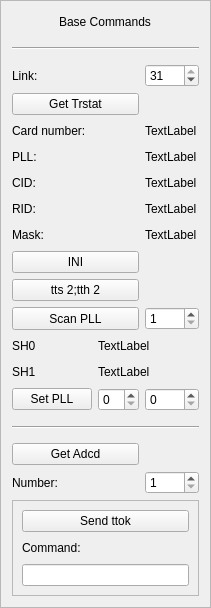
     <widget class="QFrame" name="frame_3">
      <property name="sizePolicy">
       <sizepolicy hsizetype="Preferred" vsizetype="Minimum">
        <horstretch>0</horstretch>
        <verstretch>0</verstretch>
       </sizepolicy>
      </property>
      <property name="minimumSize">
       <size>
        <width>200</width>
        <height>0</height>
       </size>
      </property>
      <property name="frameShape">
       <enum>QFrame::Shape::StyledPanel</enum>
      </property>
      <property name="frameShadow">
       <enum>QFrame::Shadow::Raised</enum>
      </property>
      <layout class="QVBoxLayout" name="verticalLayout_3">
       <property name="sizeConstraint">
        <enum>QLayout::SizeConstraint::SetMinimumSize</enum>
       </property>
       <item alignment="Qt::AlignmentFlag::AlignHCenter">
        <widget class="QLabel" name="base_commands_label">
         <property name="enabled">
          <bool>true</bool>
         </property>
         <property name="sizePolicy">
          <sizepolicy hsizetype="Minimum" vsizetype="Fixed">
           <horstretch>0</horstretch>
           <verstretch>0</verstretch>
          </sizepolicy>
         </property>
         <property name="minimumSize">
          <size>
           <width>120</width>
           <height>20</height>
          </size>
         </property>
         <property name="maximumSize">
          <size>
           <width>120</width>
           <height>20</height>
          </size>
         </property>
         <property name="baseSize">
          <size>
           <width>0</width>
           <height>0</height>
          </size>
         </property>
         <property name="layoutDirection">
          <enum>Qt::LayoutDirection::LeftToRight</enum>
         </property>
         <property name="frameShape">
          <enum>QFrame::Shape::NoFrame</enum>
         </property>
         <property name="text">
          <string>Base Commands</string>
         </property>
         <property name="scaledContents">
          <bool>false</bool>
         </property>
         <property name="alignment">
          <set>Qt::AlignmentFlag::AlignCenter</set>
         </property>
         <property name="wordWrap">
          <bool>false</bool>
         </property>
        </widget>
       </item>
       <item>
        <widget class="Line" name="line">
         <property name="minimumSize">
          <size>
           <width>0</width>
           <height>20</height>
          </size>
         </property>
         <property name="orientation">
          <enum>Qt::Orientation::Horizontal</enum>
         </property>
        </widget>
       </item>
       <item>
        <layout class="QGridLayout" name="gridLayout_2">
         <property name="sizeConstraint">
          <enum>QLayout::SizeConstraint::SetFixedSize</enum>
         </property>
         <item row="8" column="2">
          <widget class="ColoredCircleWidget" name="tts_tth_led" native="true"/>
         </item>
         <item row="8" column="0" colspan="2">
          <widget class="QPushButton" name="tts_tth_btn">
           <property name="sizePolicy">
            <sizepolicy hsizetype="Minimum" vsizetype="Minimum">
             <horstretch>0</horstretch>
             <verstretch>0</verstretch>
            </sizepolicy>
           </property>
           <property name="minimumSize">
            <size>
             <width>40</width>
             <height>20</height>
            </size>
           </property>
           <property name="text">
            <string>tts 2;tth 2</string>
           </property>
           <attribute name="buttonGroup">
            <string notr="true">buttonGroup</string>
           </attribute>
          </widget>
         </item>
         <item row="1" column="0" colspan="2">
          <widget class="QPushButton" name="trstat_btn">
           <property name="sizePolicy">
            <sizepolicy hsizetype="Minimum" vsizetype="Minimum">
             <horstretch>0</horstretch>
             <verstretch>0</verstretch>
            </sizepolicy>
           </property>
           <property name="minimumSize">
            <size>
             <width>40</width>
             <height>20</height>
            </size>
           </property>
           <property name="text">
            <string>Get Trstat</string>
           </property>
           <property name="default">
            <bool>false</bool>
           </property>
           <property name="flat">
            <bool>false</bool>
           </property>
           <attribute name="buttonGroup">
            <string notr="true">buttonGroup</string>
           </attribute>
          </widget>
         </item>
         <item row="5" column="0" colspan="2">
          <widget class="QLabel" name="rid_label">
           <property name="sizePolicy">
            <sizepolicy hsizetype="Minimum" vsizetype="Minimum">
             <horstretch>0</horstretch>
             <verstretch>0</verstretch>
            </sizepolicy>
           </property>
           <property name="minimumSize">
            <size>
             <width>40</width>
             <height>20</height>
            </size>
           </property>
           <property name="text">
            <string>RID:</string>
           </property>
          </widget>
         </item>
         <item row="3" column="0" colspan="2">
          <widget class="QLabel" name="pll_label">
           <property name="sizePolicy">
            <sizepolicy hsizetype="Minimum" vsizetype="Minimum">
             <horstretch>0</horstretch>
             <verstretch>0</verstretch>
            </sizepolicy>
           </property>
           <property name="minimumSize">
            <size>
             <width>40</width>
             <height>20</height>
            </size>
           </property>
           <property name="text">
            <string>PLL:</string>
           </property>
          </widget>
         </item>
         <item row="0" column="0" colspan="2">
          <widget class="QLabel" name="link_label">
           <property name="sizePolicy">
            <sizepolicy hsizetype="Minimum" vsizetype="Minimum">
             <horstretch>0</horstretch>
             <verstretch>0</verstretch>
            </sizepolicy>
           </property>
           <property name="minimumSize">
            <size>
             <width>40</width>
             <height>20</height>
            </size>
           </property>
           <property name="text">
            <string>Link:</string>
           </property>
          </widget>
         </item>
         <item row="14" column="0" colspan="2">
          <widget class="QPushButton" name="adcd_btn">
           <property name="sizePolicy">
            <sizepolicy hsizetype="Minimum" vsizetype="Minimum">
             <horstretch>0</horstretch>
             <verstretch>0</verstretch>
            </sizepolicy>
           </property>
           <property name="minimumSize">
            <size>
             <width>40</width>
             <height>20</height>
            </size>
           </property>
           <property name="text">
            <string>Get Adcd</string>
           </property>
           <attribute name="buttonGroup">
            <string notr="true">buttonGroup</string>
           </attribute>
          </widget>
         </item>
         <item row="15" column="0" colspan="2">
          <widget class="QLabel" name="adcd_number_label">
           <property name="sizePolicy">
            <sizepolicy hsizetype="Minimum" vsizetype="Minimum">
             <horstretch>0</horstretch>
             <verstretch>0</verstretch>
            </sizepolicy>
           </property>
           <property name="minimumSize">
            <size>
             <width>40</width>
             <height>20</height>
            </size>
           </property>
           <property name="text">
            <string>Number:</string>
           </property>
          </widget>
         </item>
         <item row="1" column="2">
          <widget class="ColoredCircleWidget" name="trstat_led" native="true"/>
         </item>
         <item row="2" column="0" colspan="2">
          <widget class="QLabel" name="card_number_label">
           <property name="sizePolicy">
            <sizepolicy hsizetype="Minimum" vsizetype="Minimum">
             <horstretch>0</horstretch>
             <verstretch>0</verstretch>
            </sizepolicy>
           </property>
           <property name="minimumSize">
            <size>
             <width>40</width>
             <height>20</height>
            </size>
           </property>
           <property name="text">
            <string>Card number:</string>
           </property>
          </widget>
         </item>
         <item row="5" column="2">
          <widget class="QLabel" name="rid_value_label">
           <property name="sizePolicy">
            <sizepolicy hsizetype="Minimum" vsizetype="Minimum">
             <horstretch>0</horstretch>
             <verstretch>0</verstretch>
            </sizepolicy>
           </property>
           <property name="minimumSize">
            <size>
             <width>40</width>
             <height>20</height>
            </size>
           </property>
           <property name="text">
            <string>TextLabel</string>
           </property>
          </widget>
         </item>
         <item row="6" column="0" colspan="2">
          <widget class="QLabel" name="mask_label">
           <property name="sizePolicy">
            <sizepolicy hsizetype="Minimum" vsizetype="Minimum">
             <horstretch>0</horstretch>
             <verstretch>0</verstretch>
            </sizepolicy>
           </property>
           <property name="minimumSize">
            <size>
             <width>40</width>
             <height>20</height>
            </size>
           </property>
           <property name="text">
            <string>Mask:</string>
           </property>
          </widget>
         </item>
         <item row="4" column="2">
          <widget class="QLabel" name="cid_value_label">
           <property name="sizePolicy">
            <sizepolicy hsizetype="Minimum" vsizetype="Minimum">
             <horstretch>0</horstretch>
             <verstretch>0</verstretch>
            </sizepolicy>
           </property>
           <property name="minimumSize">
            <size>
             <width>40</width>
             <height>20</height>
            </size>
           </property>
           <property name="text">
            <string>TextLabel</string>
           </property>
          </widget>
         </item>
         <item row="13" column="0" colspan="3">
          <widget class="Line" name="line_8">
           <property name="sizePolicy">
            <sizepolicy hsizetype="Minimum" vsizetype="Minimum">
             <horstretch>0</horstretch>
             <verstretch>0</verstretch>
            </sizepolicy>
           </property>
           <property name="minimumSize">
            <size>
             <width>40</width>
             <height>20</height>
            </size>
           </property>
           <property name="orientation">
            <enum>Qt::Orientation::Horizontal</enum>
           </property>
          </widget>
         </item>
         <item row="11" column="0">
          <widget class="QLabel" name="sh1_label">
           <property name="minimumSize">
            <size>
             <width>40</width>
             <height>20</height>
            </size>
           </property>
           <property name="text">
            <string>SH1</string>
           </property>
          </widget>
         </item>
         <item row="3" column="2">
          <widget class="QLabel" name="pll_value_label">
           <property name="sizePolicy">
            <sizepolicy hsizetype="Minimum" vsizetype="Minimum">
             <horstretch>0</horstretch>
             <verstretch>0</verstretch>
            </sizepolicy>
           </property>
           <property name="minimumSize">
            <size>
             <width>40</width>
             <height>20</height>
            </size>
           </property>
           <property name="text">
            <string>TextLabel</string>
           </property>
          </widget>
         </item>
         <item row="10" column="0">
          <widget class="QLabel" name="sh0_label">
           <property name="minimumSize">
            <size>
             <width>40</width>
             <height>20</height>
            </size>
           </property>
           <property name="text">
            <string>SH0</string>
           </property>
          </widget>
         </item>
         <item row="11" column="1" colspan="2">
          <widget class="QLabel" name="sh1_value_label">
           <property name="minimumSize">
            <size>
             <width>40</width>
             <height>20</height>
            </size>
           </property>
           <property name="text">
            <string>TextLabel</string>
           </property>
          </widget>
         </item>
         <item row="4" column="0" colspan="2">
          <widget class="QLabel" name="cid_label">
           <property name="sizePolicy">
            <sizepolicy hsizetype="Minimum" vsizetype="Minimum">
             <horstretch>0</horstretch>
             <verstretch>0</verstretch>
            </sizepolicy>
           </property>
           <property name="minimumSize">
            <size>
             <width>40</width>
             <height>20</height>
            </size>
           </property>
           <property name="text">
            <string>CID:</string>
           </property>
          </widget>
         </item>
         <item row="15" column="2">
          <widget class="QSpinBox" name="adcd_number_spinBox">
           <property name="sizePolicy">
            <sizepolicy hsizetype="Minimum" vsizetype="Minimum">
             <horstretch>0</horstretch>
             <verstretch>0</verstretch>
            </sizepolicy>
           </property>
           <property name="minimumSize">
            <size>
             <width>40</width>
             <height>20</height>
            </size>
           </property>
           <property name="minimum">
            <number>1</number>
           </property>
           <property name="maximum">
            <number>1000</number>
           </property>
          </widget>
         </item>
         <item row="9" column="0" colspan="2">
          <widget class="QPushButton" name="scan_pll_btn">
           <property name="sizePolicy">
            <sizepolicy hsizetype="Minimum" vsizetype="Minimum">
             <horstretch>0</horstretch>
             <verstretch>0</verstretch>
            </sizepolicy>
           </property>
           <property name="minimumSize">
            <size>
             <width>40</width>
             <height>20</height>
            </size>
           </property>
           <property name="text">
            <string>Scan PLL</string>
           </property>
           <attribute name="buttonGroup">
            <string notr="true">buttonGroup</string>
           </attribute>
          </widget>
         </item>
         <item row="10" column="1" colspan="2">
          <widget class="QLabel" name="sh0_value_label">
           <property name="minimumSize">
            <size>
             <width>40</width>
             <height>20</height>
            </size>
           </property>
           <property name="text">
            <string>TextLabel</string>
           </property>
          </widget>
         </item>
         <item row="0" column="2">
          <widget class="QSpinBox" name="link_spinBox">
           <property name="sizePolicy">
            <sizepolicy hsizetype="Minimum" vsizetype="Minimum">
             <horstretch>0</horstretch>
             <verstretch>0</verstretch>
            </sizepolicy>
           </property>
           <property name="minimumSize">
            <size>
             <width>40</width>
             <height>20</height>
            </size>
           </property>
           <property name="maximum">
            <number>31</number>
           </property>
           <property name="value">
            <number>31</number>
           </property>
          </widget>
         </item>
         <item row="2" column="2">
          <widget class="QLabel" name="card_number_value_label">
           <property name="sizePolicy">
            <sizepolicy hsizetype="Minimum" vsizetype="Minimum">
             <horstretch>0</horstretch>
             <verstretch>0</verstretch>
            </sizepolicy>
           </property>
           <property name="minimumSize">
            <size>
             <width>40</width>
             <height>20</height>
            </size>
           </property>
           <property name="text">
            <string>TextLabel</string>
           </property>
          </widget>
         </item>
         <item row="6" column="2">
          <widget class="QLabel" name="mask_value_label">
           <property name="sizePolicy">
            <sizepolicy hsizetype="Minimum" vsizetype="Minimum">
             <horstretch>0</horstretch>
             <verstretch>0</verstretch>
            </sizepolicy>
           </property>
           <property name="minimumSize">
            <size>
             <width>40</width>
             <height>20</height>
            </size>
           </property>
           <property name="text">
            <string>TextLabel</string>
           </property>
          </widget>
         </item>
         <item row="7" column="0" colspan="2">
          <widget class="QPushButton" name="ini_btn">
           <property name="sizePolicy">
            <sizepolicy hsizetype="Minimum" vsizetype="Minimum">
             <horstretch>0</horstretch>
             <verstretch>0</verstretch>
            </sizepolicy>
           </property>
           <property name="minimumSize">
            <size>
             <width>40</width>
             <height>20</height>
            </size>
           </property>
           <property name="text">
            <string>INI</string>
           </property>
           <attribute name="buttonGroup">
            <string notr="true">buttonGroup</string>
           </attribute>
          </widget>
         </item>
         <item row="12" column="0">
          <widget class="QPushButton" name="set_pll_btn">
           <property name="text">
            <string>Set PLL</string>
           </property>
           <attribute name="buttonGroup">
            <string notr="true">buttonGroup</string>
           </attribute>
          </widget>
         </item>
         <item row="12" column="1">
          <widget class="QSpinBox" name="set_sh0_spinbox">
           <property name="maximum">
            <number>31</number>
           </property>
          </widget>
         </item>
         <item row="12" column="2">
          <widget class="QSpinBox" name="set_sh1_spinbox">
           <property name="maximum">
            <number>31</number>
           </property>
          </widget>
         </item>
         <item row="9" column="2">
          <widget class="QSpinBox" name="scan_pll_runs_spinbox">
           <property name="minimum">
            <number>1</number>
           </property>
           <property name="maximum">
            <number>10</number>
           </property>
          </widget>
         </item>
        </layout>
       </item>
       <item>
        <widget class="QFrame" name="ttok_frame">
         <property name="frameShape">
          <enum>QFrame::Shape::StyledPanel</enum>
         </property>
         <layout class="QVBoxLayout" name="verticalLayout_2">
          <item>
           <widget class="QPushButton" name="ttok_btn">
            <property name="sizePolicy">
             <sizepolicy hsizetype="Minimum" vsizetype="Minimum">
              <horstretch>0</horstretch>
              <verstretch>0</verstretch>
             </sizepolicy>
            </property>
            <property name="minimumSize">
             <size>
              <width>40</width>
              <height>20</height>
             </size>
            </property>
            <property name="text">
             <string>Send ttok</string>
            </property>
            <attribute name="buttonGroup">
             <string notr="true">buttonGroup</string>
            </attribute>
           </widget>
          </item>
          <item>
           <widget class="QLabel" name="ttok_comand_label">
            <property name="sizePolicy">
             <sizepolicy hsizetype="Minimum" vsizetype="Minimum">
              <horstretch>0</horstretch>
              <verstretch>0</verstretch>
             </sizepolicy>
            </property>
            <property name="minimumSize">
             <size>
              <width>40</width>
              <height>20</height>
             </size>
            </property>
            <property name="text">
             <string>Command:</string>
            </property>
           </widget>
          </item>
          <item>
           <widget class="QLineEdit" name="ttok_lineEdit">
            <property name="sizePolicy">
             <sizepolicy hsizetype="Minimum" vsizetype="Minimum">
              <horstretch>0</horstretch>
              <verstretch>0</verstretch>
             </sizepolicy>
            </property>
            <property name="minimumSize">
             <size>
              <width>40</width>
              <height>20</height>
             </size>
            </property>
           </widget>
          </item>
         </layout>
        </widget>
       </item>
      </layout>
     </widget>
